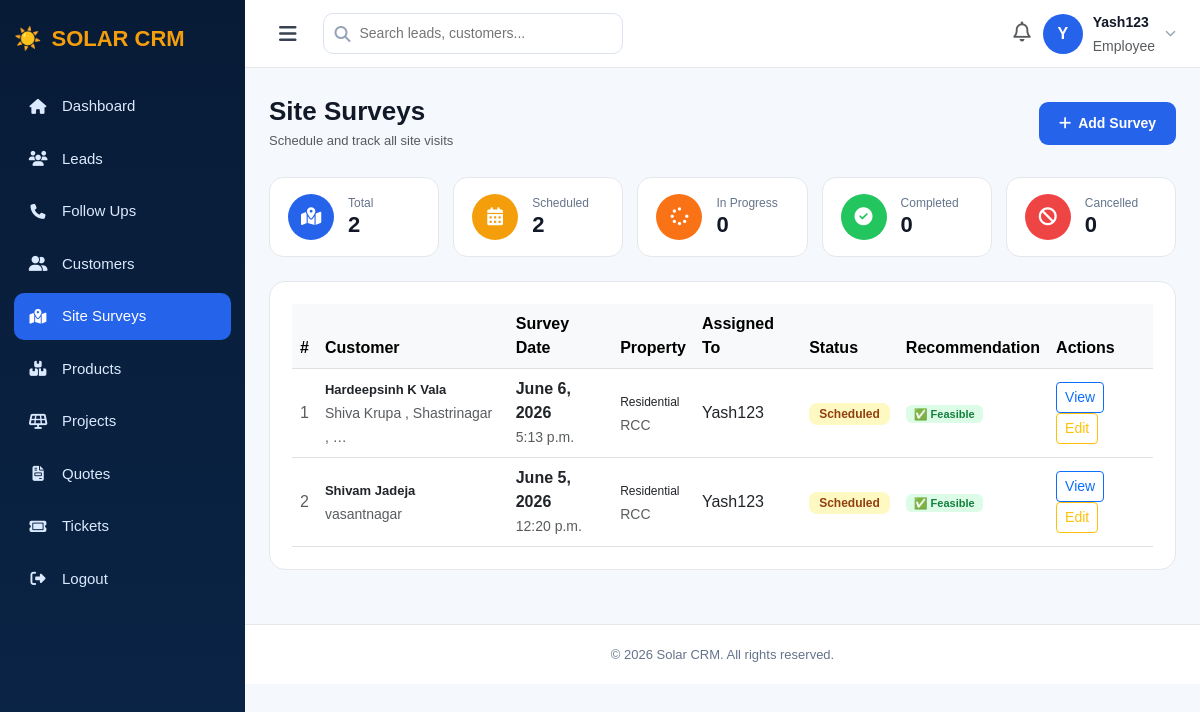
/site-surveys/ (signed in), run on the app's committed database.
### app/models.py (models this page shows, shortened)
class SiteSurvey(models.Model):
    STATUS_CHOICES = [
        ('Scheduled', 'Scheduled'),
        ('In Progress', 'In Progress'),
        ('Completed', 'Completed'),
        ('Cancelled', 'Cancelled'),
    ]
    PROPERTY_TYPE_CHOICES = [
        ('Residential', 'Residential'),
        ('Commercial', 'Commercial'),
        ('Industrial', 'Industrial'),
        ('Agricultural', 'Agricultural'),
    ]
    ROOF_TYPE_CHOICES = [
        ('RCC', 'RCC (Concrete)'),
        ('Metal Sheet', 'Metal Sheet'),
        ('Tin', 'Tin'),
        ('Ground Mount', 'Ground Mount'),
    ]
    ROOF_CONDITION_CHOICES = [
        ('Good', 'Good'),
        ('Average', 'Average'),
        ('Poor', 'Poor'),
    ]
    SHADING_CHOICES = [
        ('None', 'None'),
        ('Partial', 'Partial'),
        ('Heavy', 'Heavy'),
    ]
    ORIENTATION_CHOICES = [
        ('South', 'South'),
        ('East-West', 'East-West'),
        ('Flat', 'Flat'),
        ('North', 'North'),
    ]
    RECOMMENDATION_CHOICES = [
        ('Feasible', 'Feasible'),
        ('Not Feasible', 'Not Feasible'),
        ('Needs Review', 'Needs Review'),
    ]
    customer        = models.ForeignKey('Customer', on_delete=models.CASCADE, related_name='site_surveys')
    assigned_to     = models.ForeignKey(User, on_delete=models.SET_NULL, null=True, blank=True, related_name='surveys')
    survey_date     = models.DateField()
    survey_time     = models.TimeField(null=True, blank=True)
    status          = models.CharField(max_length=20, choices=STATUS_CHOICES, default='Scheduled')
    site_address    = models.TextField()
    maps_link       = models.URLField(blank=True, null=True)
    property_type   = models.CharField(max_length=20, choices=PROPERTY_TYPE_CHOICES, default='Residential')
    roof_type       = models.CharField(max_length=20, choices=ROOF_TYPE_CHOICES, default='RCC')
    roof_age        = models.PositiveIntegerField(null=True, blank=True, help_text='Years')
    roof_condition  = models.CharField(max_length=10, choices=ROOF_CONDITION_CHOICES, default='Good')
    shading         = models.CharField(max_length=10, choices=SHADING_CHOICES, default='None')
    roof_area       = models.DecimalField(max_digits=10, decimal_places=2, null=True, blank=True, help_text='sq. ft.')
    recommended_kw      = models.DecimalField(max_digits=6, decimal_places=2, null=True, blank=True)
    estimated_units     = models.DecimalField(max_digits=8, decimal_places=2, null=True, blank=True, help_text='kWh/month')
    panel_orientation   = models.CharField(max_length=20, choices=ORIENTATION_CHOICES, default='South')
    shadow_free_hours   = models.DecimalField(max_digits=4, decimal_places=1, null=True, blank=True)
    net_metering        = models.BooleanField(default=False)
    discom_name         = models.CharField(max_length=100, blank=True, null=True)
    sanctioned_load     = models.DecimalField(max_digits=6, decimal_places=2, null=True, blank=True, help_text='kW')
    monthly_bill        = models.DecimalField(max_digits=10, decimal_places=2, null=True, blank=True)
    existing_solar      = models.BooleanField(default=False)
    existing_inverter   = models.CharField(max_length=100, blank=True, null=True)
    existing_panels     = models.CharField(max_length=100, blank=True, null=True)
    photo_roof          = models.ImageField(upload_to='survey/roof/', null=True, blank=True)
    photo_meter         = models.ImageField(upload_to='survey/meter/', null=True, blank=True)
    photo_surroundings  = models.ImageField(upload_to='survey/surroundings/', null=True, blank=True)
    observations            = models.TextField(blank=True, null=True)
    special_requirements    = models.TextField(blank=True, null=True)
    estimated_install_days  = models.PositiveIntegerField(null=True, blank=True)
    recommendation          = models.CharField(max_length=20, choices=RECOMMENDATION_CHOICES, default='Feasible')
    created_at  = models.DateTimeField(auto_now_add=True)
    updated_at  = models.DateTimeField(auto_now=True)
    class Meta:
        ordering = ['-created_at']

class Customer(models.Model):
    lead = models.OneToOneField(Lead, on_delete=models.SET_NULL, null=True, blank=True, related_name='customer')
    name = models.CharField(max_length=100)
    email = models.EmailField()
    phone = models.CharField(max_length=15)
    address = models.TextField(blank=True, null=True)
    created_at = models.DateTimeField(auto_now_add=True)
    assigned_to = models.ForeignKey(User, null=True, blank=True, on_delete=models.SET_NULL, related_name='assigned_customers')

### app/views.py (the view)
# urls.py: path('site-surveys/', views.site_surveys, name='site_surveys'),
@login_required
def site_surveys(request):
    if request.user.is_superuser:
        surveys = SiteSurvey.objects.all().order_by('-created_at')
    else:
        surveys = SiteSurvey.objects.filter(assigned_to=request.user).order_by('-created_at')
    total      = surveys.count()
    scheduled  = surveys.filter(status='Scheduled').count()
    inprogress = surveys.filter(status='In Progress').count()
    completed  = surveys.filter(status='Completed').count()
    cancelled  = surveys.filter(status='Cancelled').count()
    return render(request, 'site_surveys.html', {
        'surveys':    surveys,
        'total':      total,
        'scheduled':  scheduled,
        'inprogress': inprogress,
        'completed':  completed,
        'cancelled':  cancelled,
    })

### app/templates/site_surveys.html (shortened to what this page needs)
{% extends 'base.html' %}
{% block nav_site_surveys %}class="active"{% endblock %}
{% block extra_css %}
<link rel="stylesheet" href="https://cdn.datatables.net/1.13.6/css/dataTables.bootstrap5.min.css">
{% endblock %}
{% block content %}
<div class="page-header">
    <div>
        <h2>Site Surveys</h2>
        <p class="text-muted mb-0" style="font-size:13px;">
            Schedule and track all site visits
        </p>
    </div>
    <a href="/site-surveys/add/" class="add-btn">
        <i class="fa-solid fa-plus"></i>
        Add Survey
    </a>
</div>
<div class="stat-cards">
    <div class="stat-card">
        <div class="icon-circle ic-blue">
            <i class="fa-solid fa-map-location-dot"></i>
        </div>
        <div>
            <p>Total</p>
            <h4>{{ total }}</h4>
        </div>
    </div>
    <div class="stat-card">
        <div class="icon-circle ic-yellow">
            <i class="fa-solid fa-calendar-days"></i>
        </div>
        <div>
            <p>Scheduled</p>
            <h4>{{ scheduled }}</h4>
        </div>
    </div>
    <div class="stat-card">
        <div class="icon-circle ic-orange">
            <i class="fa-solid fa-spinner"></i>
        </div>
        <div>
            <p>In Progress</p>
            <h4>{{ inprogress }}</h4>
        </div>
    </div>
    <div class="stat-card">
        <div class="icon-circle ic-green">
            <i class="fa-solid fa-circle-check"></i>
        </div>
        <div>
            <p>Completed</p>
            <h4>{{ completed }}</h4>
        </div>
    </div>
    <div class="stat-card">
        <div class="icon-circle ic-red">
            <i class="fa-solid fa-ban"></i>
        </div>
        <div>
            <p>Cancelled</p>
            <h4>{{ cancelled }}</h4>
        </div>
    </div>
</div>
<div class="panel">
    {% if surveys %}
    <div class="table-responsive">
        <table id="dataTable" class="table table-hover align-middle mb-0">
            <thead class="table-light">
                <tr>
                    <th>#</th>
                    <th>Customer</th>
                    <th>Survey Date</th>
                    <th>Property</th>
                    <th>Assigned To</th>
                    <th>Status</th>
                    <th>Recommendation</th>
                    <th>Actions</th>
                </tr>
            </thead>
            <tbody>
                {% for s in surveys %}
                <tr id="srow-{{ s.id }}">
                    <td class="text-muted">{{ forloop.counter }}</td>
                    <td>
                        <strong style="font-size:13px;">{{ s.customer.name }}</strong><br>
                        <small class="text-muted">
                            {{ s.site_address|truncatechars:30 }}
                        </small>
                    </td>
                    <td>
                        <strong>{{ s.survey_date }}</strong><br>
                        <small class="text-muted">
                            {{ s.survey_time|default:"—" }}
                        </small>
                    </td>
                    <td>
                        <span style="font-size:12px;">{{ s.property_type }}</span><br>
                        <small class="text-muted">{{ s.roof_type }}</small>
                    </td>
                    <td>
                        {{ s.assigned_to.username|default:"—" }}
                    </td>
                    <td>
                        {% if request.user.is_superuser %}
                        <select class="status-select sel-{{ s.status|lower|cut:' ' }}"
                                data-survey-id="{{ s.id }}"
                                onchange="changeStatus(this.dataset.surveyId, this)">
                            <option value="Scheduled" {% if s.status == 'Scheduled' %}selected{% endif %}>
                                📅 Scheduled
                            </option>
                            <option value="In Progress" {% if s.status == 'In Progress' %}selected{% endif %}>
                                🔧 In Progress
                            </option>
                            <option value="Completed" {% if s.status == 'Completed' %}selected{% endif %}>
                                ✅ Completed
                            </option>
                            <option value="Cancelled" {% if s.status == 'Cancelled' %}selected{% endif %}>
                                ❌ Cancelled
                            </option>
                        </select>
                        {% else %}
                        <span class="badge-{{ s.status|lower|cut:' ' }}">
                            {{ s.status }}
                        </span>
                        {% endif %}
                    </td>
                    <td>
                        {% if s.recommendation == 'Feasible' %}
                            <span class="rec-feasible">✅ Feasible</span>
                        {% elif s.recommendation == 'Not Feasible' %}
                            <span class="rec-not_feasible">❌ Not Feasible</span>
                        {% else %}
                            <span class="rec-needs_review">⚠️ Needs Review</span>
                        {% endif %}
                    </td>
                    <td>
                        <a href="/site-surveys/{{ s.id }}/view/"
                           class="btn btn-sm btn-outline-primary">
                            View
                        </a>
                        <a href="/site-surveys/{{ s.id }}/edit/"
                           class="btn btn-sm btn-outline-warning">
                            Edit
                        </a>
                    </td>
                </tr>
                {% endfor %}
            </tbody>
        </table>
    </div>
    {% endif %}
</div>
{% endblock %}

### app/templates/base.html (shortened to what this page needs)
<!DOCTYPE html>
<html>
<head>
    <link href="https://cdn.jsdelivr.net/npm/bootstrap@5.3.0/dist/css/bootstrap.min.css" rel="stylesheet">
    <link href="https://cdnjs.cloudflare.com/ajax/libs/font-awesome/6.5.1/css/all.min.css" rel="stylesheet">
    {% block extra_css %}{% endblock %}
</head>
<body>
<div class="sidebar" id="sidebar">
    <div class="brand">☀️ <span class="brand-text"><span>SOLAR</span> CRM</span></div>
    <div class="menu">
        <a href="/dashboard/"    {% block nav_dashboard    %}{% endblock %} ><i class="fa-solid fa-house"></i><span class="menu-label"> Dashboard</span></a>
        <a href="/leads/"        {% block nav_leads        %}{% endblock %} ><i class="fa-solid fa-users"></i><span class="menu-label"> Leads</span></a>
        <a href="/followups/"    {% block nav_followups    %}{% endblock %} ><i class="fa-solid fa-phone"></i><span class="menu-label"> Follow Ups</span></a>
        <a href="/customers/"    {% block nav_customers    %}{% endblock %} ><i class="fa-solid fa-user-group"></i><span class="menu-label"> Customers</span></a>
        <a href="/site-surveys/" {% block nav_site_surveys %}{% endblock %} ><i class="fa-solid fa-map-location-dot"></i><span class="menu-label"> Site Surveys</span></a>
        <a href="/products/"     {% block nav_products     %}{% endblock %} ><i class="fa-solid fa-boxes-stacked"></i><span class="menu-label"> Products</span></a>
        <a href="/projects/"     {% block nav_projects     %}{% endblock %} ><i class="fa-solid fa-solar-panel"></i><span class="menu-label"> Projects</span></a>
        <a href="/quotes/"       {% block nav_quotes       %}{% endblock %} ><i class="fa-solid fa-file-invoice"></i><span class="menu-label"> Quotes</span></a>
        <a href="/tickets/"      {% block nav_tickets      %}{% endblock %} ><i class="fa-solid fa-ticket"></i><span class="menu-label"> Tickets</span></a>
        <a href="/logout/"><i class="fa-solid fa-right-from-bracket"></i><span class="menu-label"> Logout</span></a>
    </div>
</div>
<div class="main" id="main">
    <div class="topbar">
        <div class="d-flex align-items-center gap-3">
            <button class="hamburger" onclick="toggleSidebar()"><i class="fa-solid fa-bars"></i></button>
            <div class="search-wrapper">
                <i class="fa-solid fa-magnifying-glass search-icon"></i>
                <input class="search-box" id="liveSearch" placeholder="Search leads, customers..." autocomplete="off">
            </div>
        </div>
        <div class="admin-box" style="position:relative;">
    <div class="notif-bell" id="notifBell" onclick="toggleNotifications()">
        <i class="fa-regular fa-bell fs-5 text-muted"></i>
    </div>
    <div onclick="toggleProfile()" style="display:flex;align-items:center;gap:10px;cursor:pointer;">
        <div class="avatar">{{ request.user.username|slice:":1"|upper }}</div>
        <div>
            <strong style="font-size:14px;">{{ request.user.username }}</strong><br>
            <small class="text-muted">
                {% if request.user.is_superuser %}Admin{% else %}Employee{% endif %}
            </small>
        </div>
        <i class="fa-solid fa-chevron-down" style="font-size:11px;color:#94a3b8;"></i>
    </div>
        </div>
</div>
    <div class="content">
        {% block content %}{% endblock %}
    </div>
    <div class="footer">© 2026 Solar CRM. All rights reserved.</div>
</div>
</body>
</html>

### data on the page
SiteSurvey: customer.name "Hardeepsinh K Vala", site_address "Shiva Krupa , Shastrinagar , …", survey_date "June 6, 2026", survey_time "5:13 p.m.", property_type "Residential", roof_type "RCC", assigned_to.username "Yash123", status "Scheduled", recommendation "✅ Feasible"
SiteSurvey: customer.name "Shivam Jadeja", site_address "vasantnagar", survey_date "June 5, 2026", survey_time "12:20 p.m.", property_type "Residential", roof_type "RCC", assigned_to.username "Yash123", status "Scheduled", recommendation "✅ Feasible"

### other printed values
{{ request.user.username|slice:":1"|upper }} "Y"
{{ request.user.username }} "Yash123"
{{ total }} "2"
{{ scheduled }} "2"
{{ inprogress }} "0"
{{ completed }} "0"
{{ cancelled }} "0"
